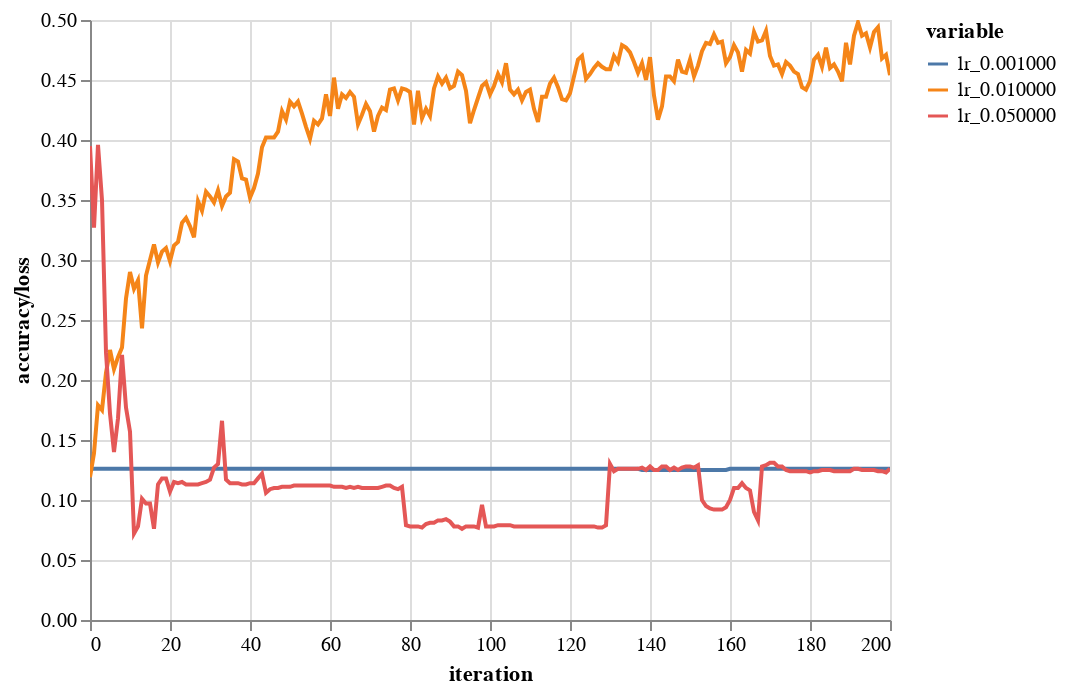

Notebook cell for this chart:
### Code cell
results = pd.DataFrame(results)
plot_loss_histories(results)

### Figure 1 — Vega-Lite specification as saved in the notebook (floating-point values rounded to 4 significant figures; data arrays with more than 128 entries replaced by an {"elided": "..."} marker saying what was removed)
{"$schema": "https://vega.github.io/schema/vega-lite/v2.4.1.json", "config": {"view": {"height": 300, "width": 400}}, "data": {"values": {"elided": "603 records"}}, "encoding": {"color": {"field": "variable", "type": "nominal"}, "x": {"field": "iter", "title": "iteration", "type": "quantitative"}, "y": {"field": "value", "title": "accuracy/loss", "type": "quantitative"}}, "mark": "line", "selection": {"selector007": {"bind": "scales", "encodings": ["x", "y"], "mark": {"fill": "#333", "fillOpacity": 0.125, "stroke": "white"}, "on": "[mousedown, window:mouseup] > window:mousemove!", "resolve": "global", "translate": "[mousedown, window:mouseup] > window:mousemove!", "type": "interval", "zoom": "wheel!"}}}
